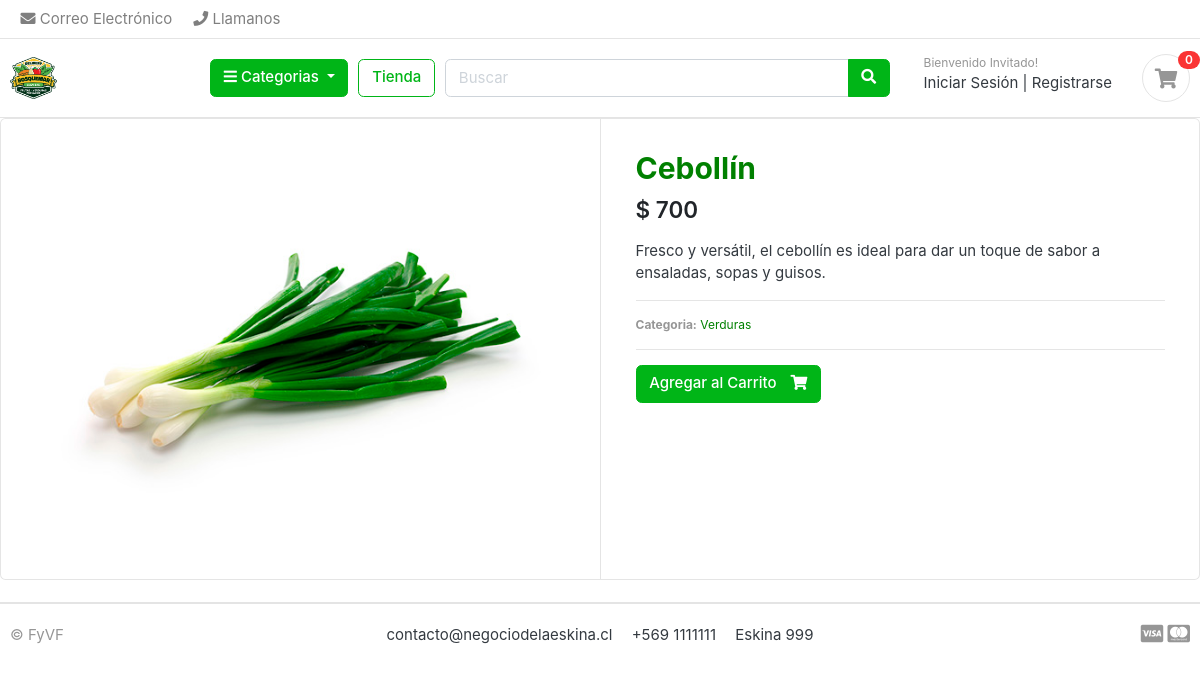
Page /store/vegetables/cebollin/ on the committed database.
### store/models.py (models this page shows, shortened)
class Product(models.Model):
    product_name = models.CharField(max_length=200, unique=True)
    slug = models.CharField(max_length=200, unique=True)
    description = models.TextField(max_length=1000, blank=True)
    price = models.IntegerField()
    images = models.ImageField(upload_to='photos/products')
    stock = models.PositiveIntegerField()
    is_available = models.BooleanField(default=True)
    category = models.ForeignKey(Category, on_delete=models.CASCADE)
    created_date = models.DateTimeField(auto_now_add=True)
    modified_date = models.DateTimeField(auto_now=True)

### category/models.py (models this page shows, shortened)
class Category(models.Model):
    category_name = models.CharField(max_length=20, unique=True)
    description = models.CharField(max_length=225, blank=True)
    slug = models.CharField(max_length=100, unique=True)
    category_image = models.ImageField(
        upload_to='photos/categories', blank=True
    )
    class Meta:
        verbose_name = 'category'
        verbose_name_plural = 'categories'

### store/views.py (the view)
# urls.py: path('<slug:category_slug>/<slug:product_slug>/', views.product_detail, name="product_detail"),
def product_detail(request, category_slug, product_slug):
    count=0
    product = Product.objects.get(category__slug=category_slug, slug=product_slug)
    in_cart = CartItem.objects.filter(cart__cart_id=cart_id(request), product=product).exists()
    if in_cart:
        count = CartItem.objects.get(cart__cart_id=cart_id(request), product=product).quantity
    context = {
        "product": product,
        "in_cart": in_cart,
        "count": count,
    }
    return render(request, "product_detail.html", context)

### carts/context_processors.py (called while the page is built)
def counter_items(request):
    cart_count = 0
    try:
        cart = Cart.objects.get(cart_id=cart_id(request))
        cart_items = CartItem.objects.all().filter(cart=cart)
        for cart_item in cart_items:
            cart_count += cart_item.quantity
    except Cart.DoesNotExist:
        cart_count = 0
    return {"cart_count": cart_count}

### carts/views.py (called while the page is built)
def cart_id(request):
    cart = request.session.session_key
    print("cart", cart)
    if cart is None:
        cart = request.session.create()
    return cart

### category/context_processors.py (called while the page is built)
def global_category(request):
    menu_links = Category.objects.all()
    return dict(menu_links=menu_links)

### ecommerce/templatetags/custom_filters.py (called while the page is built)
@register.filter
def format_clp(value):
    try:
        value = int(value)
    except (ValueError, TypeError):
        return value
    return f"$ {value:,.0f}".replace(',', '.')

### templates/product_detail.html
{% extends 'base.html' %}
{% load custom_filters %}
{% block content %}
<div class="card">
	<div class="row no-gutters">
		<aside class="col-md-6">
<article class="gallery-wrap">
	<div class="img-big-wrap">
	   <a href="#"><img src="{{ product.images.url }}"></a>
	</div>
</article>
		</aside>
		<main class="col-md-6 border-left">
<article class="content-body">
<h2 class="title">{{ product.product_name }}</h2>
<div class="mb-3">
	<var class="price h4">{{ product.price|format_clp  }}</var>
</div>
<p>{{ product.description }}</p>
<hr>
<p class="text-muted small"><strong>Categoria:</strong>
	<a href="{% url 'products_by_category' product.category.slug %}">{{ product.category.category_name }}</a>
</p>
<hr>
	{% if product.stock %}
		{% if in_cart %}
		<a href="{% url 'add_cart' product.id %}" class="btn  btn-success"> <span class="text">{{ count }} unidades añadidos al carrito</span> <i class="fas fa-check"></i>  </a>
		<a href="{% url 'cart' %}" class="btn  btn-primary"> <span class="text">Ver en el Carrito</span> <i class="fas fa-eye"></i>  </a>
		{% else %}
			<a href="{% url 'add_cart' product.id %}" class="btn  btn-success"> <span class="text">Agregar al Carrito</span> <i class="fas fa-shopping-cart"></i>  </a>
		{% endif %}
	{% else %}
		<h2 class="title">Sin Unidades Disponibles</h2>
	{% endif %}
</article>
		</main>
	</div>
</div>
<br>
{% endblock content %}

### ecommerce/static/css/ui.css (style rules this page uses)
html { font-family: "Inter", sans-serif; font-size: 15px; }
.content-body { flex: 1 1 auto; padding: 2rem 2.3rem; }
var { font-style: normal; }
article:after, .form-group:after { display: block; clear: both; content: ""; }
.btn .text + i { margin-left: 10px; }
.price { font-weight: 600; color: #212529; }
.gallery-wrap .img-big-wrap { margin-bottom: 10px; border-radius: 0.37rem; overflow: hidden; background-color: #fff; }
.gallery-wrap .img-big-wrap a { text-align: center; display: block; }
.gallery-wrap .img-big-wrap img { height: 450px; width: auto; display: inline-block; }

### rows in the picture
Product: images (picture), product_name "Cebollín", price "$ 700", description "Fresco y versátil, el cebollín es ideal para dar un toque de sabor a ensaladas, sopas y guisos.", category.category_name "Verduras"

### other values in the picture
{{ cart_count }} "0"
